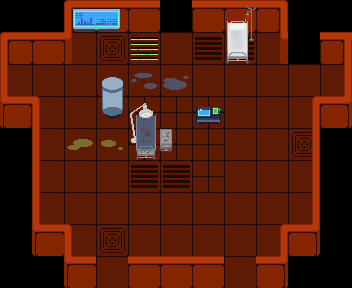

The image is a tile-based game level rendered from a .tmx file. Its description and complete source (layers, tilesets, objects, tile grids) follow:
An orthogonal 11x9 tile map with 32x32 px tiles, 4 tile layers (floor, floorDecoration, walls, props), 3 tilesets and 27 objects (4x Door, Spawn, RobotCorpse).

<map version="1.10" tiledversion="1.11.2" orientation="orthogonal" renderorder="right-down" width="11" height="9" tilewidth="32" tileheight="32" infinite="0" nextlayerid="9" nextobjectid="36">
 <tileset firstgid="1" source="tileset_ebene2.tsx" />
 <tileset firstgid="852" source="tileset_ebene1.tsx" />
 <tileset firstgid="1703" source="props_and_items_ebene2.tsx" />
 <layer id="2" name="floor" width="11" height="9">
  <data encoding="csv">
0,0,0,0,0,0,0,0,0,0,0,
0,0,923,958,925,923,921,921,923,0,0,
923,923,923,923,923,923,923,923,923,923,923,
923,923,923,923,922,922,922,923,923,923,923,
0,923,923,923,922,922,922,923,923,958,0,
0,923,923,923,921,921,922,923,923,923,0,
0,923,923,923,923,923,923,923,923,923,0,
0,0,923,958,923,923,923,923,923,0,0,
0,0,923,923,923,923,923,923,923,0,0
</data>
 </layer>
 <layer id="8" name="floorDecoration" width="11" height="9">
  <data encoding="csv">
0,0,0,0,0,0,0,0,0,0,0,
0,0,0,0,0,0,0,0,0,0,0,
0,0,0,0,1730,1731,0,0,0,0,0,
0,0,0,0,0,0,0,0,0,0,0,
0,0,1727,1728,0,0,0,0,0,0,0,
0,0,0,0,0,0,0,0,0,0,0,
0,0,0,0,0,0,0,0,0,0,0,
0,0,0,0,0,0,0,0,0,0,0,
0,0,0,0,0,0,0,0,0,0,0
</data>
 </layer>
 <layer id="1" name="walls" width="11" height="9">
  <data encoding="csv">
0,0,854,857,857,0,857,857,898,0,0,
854,857,891,0,0,0,0,0,897,0,858,
927,0,0,0,0,0,0,0,0,0,935,
1186,1187,0,0,0,0,0,0,0,1193,1194,
0,927,0,0,0,0,0,0,0,935,0,
0,927,0,0,0,0,0,0,0,935,0,
0,927,0,0,0,0,0,0,0,935,0,
0,1224,1187,0,0,0,0,0,1193,1194,0,
0,0,1224,0,857,857,857,0,1230,0,0
</data>
 </layer>
 <layer id="3" name="props" width="11" height="9">
  <data encoding="csv">
0,0,1799,1800,0,0,0,1933,0,0,0,
0,0,0,0,0,0,0,1957,0,0,0,
0,0,0,1943,0,0,0,0,0,0,0,
0,0,0,1967,1934,0,1761,0,0,0,0,
0,0,0,0,1958,1959,0,0,0,0,0,
0,0,0,0,0,0,0,0,0,0,0,
0,0,0,0,0,0,0,0,0,0,0,
0,0,0,0,0,0,0,0,0,0,0,
0,0,0,0,0,0,0,0,0,0,0
</data>
 </layer>
 <objectgroup id="4" name="Entities">
  <object id="1" name="DoorSpawn" type="Door" x="160" y="0" width="32" height="32">
   <properties>
    <property name="DoorDirection" value="North" />
   </properties>
  </object>
  <object id="2" name="DoorSpawn" type="Door" x="224" y="256" width="32" height="32">
   <properties>
    <property name="DoorDirection" value="South" />
   </properties>
  </object>
  <object id="3" name="DoorSpawn" type="Door" x="288" y="32" width="32" height="32">
   <properties>
    <property name="DoorDirection" value="East" />
   </properties>
  </object>
  <object id="4" name="DoorSpawn" type="Door" x="96" y="256" width="32" height="32">
   <properties>
    <property name="DoorDirection" value="West" />
   </properties>
  </object>
  <object id="35" name="PlayerSpawn" type="Spawn" x="202.5" y="152">
   <ellipse />
  </object>
  <object id="36" name="RobotCorpse" type="RobotCorpse" x="90" y="180">
    <ellipse />
   </object>
 </objectgroup>
 <objectgroup id="5" name="Collisions">
  <object id="5" x="64" y="24" width="224" height="8" />
  <object id="6" x="280" y="56" width="72" height="8" />
  <object id="7" x="0" y="56" width="72" height="8" />
  <object id="8" x="64" y="32" width="8" height="24" />
  <object id="9" x="280" y="32" width="8" height="24" />
  <object id="10" x="0" y="120" width="40" height="8" />
  <object id="11" x="312" y="120" width="40" height="8" />
  <object id="12" x="344" y="64" width="8" height="56" />
  <object id="13" x="0" y="64" width="8" height="56" />
  <object id="14" x="32" y="128" width="8" height="120" />
  <object id="15" x="32" y="248" width="40" height="8" />
  <object id="16" x="64" y="280" width="224" height="8" />
  <object id="17" x="64" y="256" width="8" height="24" />
  <object id="21" x="280" y="256" width="8" height="24" />
  <object id="22" x="280" y="248" width="40" height="8" />
  <object id="23" x="312" y="128" width="8" height="120" />
 </objectgroup>
 <objectgroup id="6" name="Props">
  <object id="25" x="102" y="106" width="21" height="10" />
  <object id="27" x="136" y="128" width="20" height="32" />
  <object id="28" x="160" y="136" width="12" height="16" />
  <object id="30" x="196" y="114" width="25" height="10" />
  <object id="33" x="226" y="28" width="23" height="36" />
 </objectgroup>
 <objectgroup id="7" name="Acids" />
</map>
